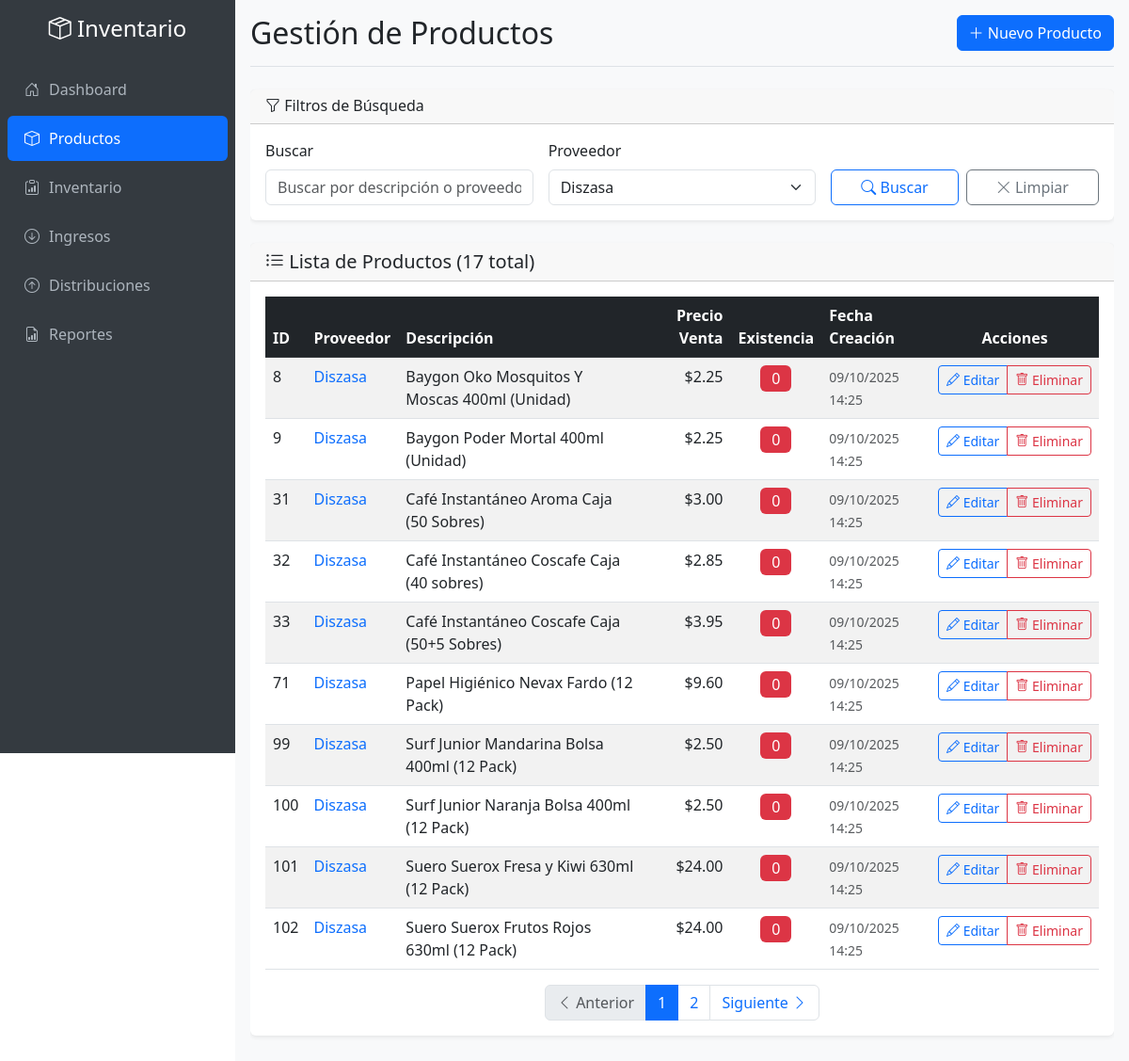
Page /productos.php?proveedor=Diszasa on the committed database.
### tables this page shows
CREATE TABLE productos (
    id INT PRIMARY KEY AUTO_INCREMENT,
    proveedor VARCHAR(255) NOT NULL,
    descripcion TEXT NOT NULL,
    precio_compra DECIMAL(10,2) DEFAULT 0.00 COMMENT 'Último precio de compra registrado',
    precio_venta DECIMAL(10,2) NOT NULL,
    existencia INT DEFAULT 0,
    margen_ganancia DECIMAL(5,2) AS (
        CASE 
            WHEN precio_compra > 0 THEN ((precio_venta - precio_compra) / precio_compra * 100)
            ELSE 0
        END
    ) STORED COMMENT 'Margen de ganancia en porcentaje (calculado automáticamente)',
    fecha_creacion TIMESTAMP DEFAULT CURRENT_TIMESTAMP,
    fecha_actualizacion TIMESTAMP DEFAULT CURRENT_TIMESTAMP ON UPDATE CURRENT_TIMESTAMP,
    INDEX idx_proveedor (proveedor),
    INDEX idx_existencia (existencia)
);

### productos.php (the view, shortened to what this page needs)
<?php
$database = new Database();
$db = $database->getConnection();
$page = isset($_GET['page']) ? (int)$_GET['page'] : 1;
$limit = 10;
$offset = ($page - 1) * $limit;
$search = isset($_GET['search']) ? $_GET['search'] : '';
$proveedor_filter = isset($_GET['proveedor']) ? $_GET['proveedor'] : '';
$where_conditions = [];
$params = [];
if (!empty($proveedor_filter)) {
    $where_conditions[] = "proveedor = ?";
    $params[] = $proveedor_filter;
}
$where_clause = !empty($where_conditions) ? "WHERE " . implode(" AND ", $where_conditions) : "";
$count_query = "SELECT COUNT(*) as total FROM productos $where_clause";
$stmt_count = $db->prepare($count_query);
$stmt_count->execute($params);
$total_productos = $stmt_count->fetch()['total'];
$total_pages = ceil($total_productos / $limit);
$query = "SELECT * FROM productos $where_clause ORDER BY fecha_creacion DESC LIMIT $limit OFFSET $offset";
$stmt = $db->prepare($query);
$stmt->execute($params);
$productos = $stmt->fetchAll();
$stmt_proveedores = $db->prepare("SELECT DISTINCT proveedor FROM productos ORDER BY proveedor");
$stmt_proveedores->execute();
$proveedores = $stmt_proveedores->fetchAll();
?>
<!DOCTYPE html>
<html lang="es">
<head>
    <link href="https://cdn.jsdelivr.net/npm/bootstrap@5.3.0/dist/css/bootstrap.min.css" rel="stylesheet">
    <link href="https://cdn.jsdelivr.net/npm/bootstrap-icons@1.10.0/font/bootstrap-icons.css" rel="stylesheet">
</head>
<body>
    <div class="app-container">
        <nav class="sidebar" id="sidebar">
            <div class="pt-3">
                <div class="text-center mb-4">
                    <h4 class="text-white d-none d-lg-block">
                        <i class="bi bi-box-seam"></i> Inventario
                    </h4>
                </div>
                <ul class="nav flex-column">
                    <li class="nav-item">
                        <a class="nav-link" href="index.php">
                            <i class="bi bi-house-door"></i> Dashboard
                        </a>
                    </li>
                    <li class="nav-item">
                        <a class="nav-link active" href="productos.php">
                            <i class="bi bi-box"></i> Productos
                        </a>
                    </li>
                    <li class="nav-item">
                        <a class="nav-link" href="inventario.php">
                            <i class="bi bi-clipboard-data"></i> Inventario
                        </a>
                    </li>
                    <li class="nav-item">
                        <a class="nav-link" href="ingresos.php">
                            <i class="bi bi-arrow-down-circle"></i> Ingresos
                        </a>
                    </li>
                    <li class="nav-item">
                        <a class="nav-link" href="distribuciones.php">
                            <i class="bi bi-arrow-up-circle"></i> Distribuciones
                        </a>
                    </li>
                    <li class="nav-item">
                        <a class="nav-link" href="reportes.php">
                            <i class="bi bi-file-earmark-bar-graph"></i> Reportes
                        </a>
                    </li>
                </ul>
            </div>
        </nav>
        <main class="main-content">
            <div class="content-wrapper">
                <div class="d-flex justify-content-between flex-wrap align-items-center mb-4 pb-3 border-bottom">
                    <h1 class="h2 mb-0">Gestión de Productos</h1>
                    <button type="button" class="btn btn-primary" data-bs-toggle="modal" data-bs-target="#modalProducto">
                        <i class="bi bi-plus-lg"></i>
                        <span class="d-none d-sm-inline">Nuevo Producto</span>
                    </button>
                </div>
                <div class="card mb-4 animate-in">
                    <div class="card-header">
                        <h6 class="mb-0">
                            <i class="bi bi-funnel"></i> Filtros de Búsqueda
                        </h6>
                    </div>
                    <div class="card-body">
                        <form method="GET" class="row g-3">
                            <div class="col-md-4">
                                <label for="search" class="form-label">Buscar</label>
                                <input type="text" class="form-control" id="search" name="search"
                                       value="<?php echo htmlspecialchars($search); ?>"
                                       placeholder="Buscar por descripción o proveedor...">
                            </div>
                            <div class="col-md-4">
                                <label for="proveedor" class="form-label">Proveedor</label>
                                <select class="form-select" id="proveedor" name="proveedor">
                                    <?php foreach ($proveedores as $proveedor): ?>
                                        <option value="<?php echo htmlspecialchars($proveedor['proveedor']); ?>"
                                                <?php echo $proveedor_filter == $proveedor['proveedor'] ? 'selected' : ''; ?>>
                                            <?php echo htmlspecialchars($proveedor['proveedor']); ?>
                                        </option>
                                    <?php endforeach; ?>
                                </select>
                            </div>
                            <div class="col-md-4 d-flex align-items-end gap-2">
                                <button type="submit" class="btn btn-outline-primary flex-fill">
                                    <i class="bi bi-search"></i>
                                    <span class="d-none d-sm-inline">Buscar</span>
                                </button>
                                <a href="productos.php" class="btn btn-outline-secondary flex-fill">
                                    <i class="bi bi-x-lg"></i>
                                    <span class="d-none d-sm-inline">Limpiar</span>
                                </a>
                            </div>
                        </form>
                    </div>
                </div>
                <div class="card animate-in">
                    <div class="card-header">
                        <h5 class="card-title mb-0">
                            <i class="bi bi-list-ul"></i>
                            Lista de Productos (<?php echo number_format($total_productos); ?> total)
                        </h5>
                    </div>
                    <div class="card-body">
                        <?php if (count($productos) > 0): ?>
                            <div class="table-responsive">
                                <table class="table table-striped table-hover mb-0">
                                    <thead class="table-dark">
                                        <tr>
                                            <th>ID</th>
                                            <th>Proveedor</th>
                                            <th>Descripción</th>
                                            <th class="text-end">Precio Venta</th>
                                            <th class="text-center">Existencia</th>
                                            <th class="d-none d-md-table-cell">Fecha Creación</th>
                                            <th class="table-actions text-center">Acciones</th>
                                        </tr>
                                    </thead>
                                    <tbody>
                                        <?php foreach ($productos as $producto): ?>
                                            <tr>
                                                <td class="fw-medium"><?php echo $producto['id']; ?></td>
                                                <td>
                                                    <span class="fw-medium text-primary">
                                                        <?php echo htmlspecialchars($producto['proveedor']); ?>
                                                    </span>
                                                </td>
                                                <td>
                                                    <span title="<?php echo htmlspecialchars($producto['descripcion']); ?>">
                                                        <?php echo htmlspecialchars($producto['descripcion']); ?>
                                                    </span>
                                                </td>
                                                <td class="text-end fw-medium">
                                                    $<?php echo number_format($producto['precio_venta'], 2); ?>
                                                </td>
                                                <td class="text-center">
                                                    <span class="badge fs-6 <?php echo $producto['existencia'] == 0 ? 'bg-danger' : ($producto['existencia'] < 10 ? 'bg-warning text-dark' : 'bg-success'); ?>">
                                                        <?php echo number_format($producto['existencia']); ?>
                                                    </span>
                                                </td>
                                                <td class="d-none d-md-table-cell text-muted">
                                                    <small><?php echo date('d/m/Y H:i', strtotime($producto['fecha_creacion'])); ?></small>
                                                </td>
                                                <td class="table-actions text-center">
                                                    <div class="btn-group" role="group">
                                                        <button type="button" class="btn btn-sm btn-outline-primary"
                                                                onclick="editarProducto(<?php echo htmlspecialchars(json_encode($producto)); ?>)"
                                                                title="Editar producto">
                                                            <i class="bi bi-pencil"></i>
                                                            <span class="d-none d-lg-inline"> Editar</span>
                                                        </button>
                                                        <button type="button" class="btn btn-sm btn-outline-danger"
                                                                onclick="eliminarProducto(<?php echo $producto['id']; ?>, '<?php echo htmlspecialchars($producto['descripcion']); ?>')"
                                                                title="Eliminar producto">
                                                            <i class="bi bi-trash"></i>
                                                            <span class="d-none d-lg-inline"> Eliminar</span>
                                                        </button>
                                                    </div>
                                                </td>
                                            </tr>
                                        <?php endforeach; ?>
                                    </tbody>
                                </table>
                            </div>
                            <?php if ($total_pages > 1): ?>
                                <nav aria-label="Navegación de productos" class="mt-3">
                                    <ul class="pagination justify-content-center mb-0">
                                        <li class="page-item <?php echo $page <= 1 ? 'disabled' : ''; ?>">
                                            <a class="page-link" href="?page=<?php echo $page - 1; ?>&search=<?php echo urlencode($search); ?>&proveedor=<?php echo urlencode($proveedor_filter); ?>">
                                                <i class="bi bi-chevron-left"></i>
                                                <span class="d-none d-sm-inline"> Anterior</span>
                                            </a>
                                        </li>
                                        <?php for ($i = max(1, $page - 2); $i <= min($total_pages, $page + 2); $i++): ?>
                                            <li class="page-item <?php echo $i == $page ? 'active' : ''; ?>">
                                                <a class="page-link" href="?page=<?php echo $i; ?>&search=<?php echo urlencode($search); ?>&proveedor=<?php echo urlencode($proveedor_filter); ?>"><?php echo $i; ?></a>
                                            </li>
                                        <?php endfor; ?>
                                        <li class="page-item <?php echo $page >= $total_pages ? 'disabled' : ''; ?>">
                                            <a class="page-link" href="?page=<?php echo $page + 1; ?>&search=<?php echo urlencode($search); ?>&proveedor=<?php echo urlencode($proveedor_filter); ?>">
                                                <span class="d-none d-sm-inline">Siguiente </span>
                                                <i class="bi bi-chevron-right"></i>
                                            </a>
                                        </li>
                                    </ul>
                                </nav>
                            <?php endif; ?>
                        <?php endif; ?>
                    </div>
                </div>
            </div>
        </main>
    </div>
</body>
</html>

### productos.php (style rules this page uses)
* { box-sizing: border-box; }
body { margin: 0; padding: 0; overflow-x: hidden; }
.app-container { display: flex; min-height: 100vh; width: 100%; }
.sidebar { background-color: #343a40; width: 250px; min-height: 100vh; position: fixed; top: 0; left: 0; z-index: 1000; overflow-y: auto; transition: transform 0.3s ease; }
.sidebar .nav-link { color: #adb5bd; padding: 0.75rem 1rem; border-radius: 0.375rem; margin: 0.125rem 0.5rem; display: flex; align-items: center; }
.sidebar .nav-link.active { color: #fff; background-color: #0d6efd; }
.sidebar .nav-link i { width: 20px; margin-right: 8px; text-align: center; }
.main-content { flex: 1; margin-left: 250px; min-height: 100vh; width: calc(100% - 250px); padding: 1rem; background-color: #f8f9fa; }
.table-actions { white-space: nowrap; }
.btn-sm { padding: 0.25rem 0.5rem; font-size: 0.875rem; }
.card { border: none; box-shadow: 0 0.125rem 0.25rem rgba(0, 0, 0, 0.075); margin-bottom: 1rem; }
.content-wrapper { width: 100%; max-width: 100%; overflow-x: auto; }
.animate-in { animation: slideIn 0.3s ease-out; }
.badge { font-weight: 500; padding: 0.375em 0.75em; }
.table-responsive { position: relative; }
.table-responsive::after { content: ''; position: absolute; top: 0; right: 0; bottom: 0; width: 20px; background: linear-gradient(to left, rgba(248,249,250,1) 0%, rgba(248,249,250,0) 100%); pointer-events: none; opacity: 0; transition: opacity 0.3s ease; }

### rows in the picture
productos: id "8", proveedor "Diszasa", descripcion "Baygon Oko Mosquitos Y Moscas 400ml (Unidad)", precio_venta "2.25", existencia "0", fecha_creacion "09/10/2025 14:25"
productos: id "9", proveedor "Diszasa", descripcion "Baygon Poder Mortal 400ml (Unidad)", precio_venta "2.25", existencia "0", fecha_creacion "09/10/2025 14:25"
productos: id "31", proveedor "Diszasa", descripcion "Café Instantáneo Aroma Caja (50 Sobres)", precio_venta "3.00", existencia "0", fecha_creacion "09/10/2025 14:25"
productos: id "32", proveedor "Diszasa", descripcion "Café Instantáneo Coscafe Caja (40 sobres)", precio_venta "2.85", existencia "0", fecha_creacion "09/10/2025 14:25"
productos: id "33", proveedor "Diszasa", descripcion "Café Instantáneo Coscafe Caja (50+5 Sobres)", precio_venta "3.95", existencia "0", fecha_creacion "09/10/2025 14:25"
productos: id "71", proveedor "Diszasa", descripcion "Papel Higiénico Nevax Fardo (12 Pack)", precio_venta "9.60", existencia "0", fecha_creacion "09/10/2025 14:25"
productos: id "99", proveedor "Diszasa", descripcion "Surf Junior Mandarina Bolsa 400ml (12 Pack)", precio_venta "2.50", existencia "0", fecha_creacion "09/10/2025 14:25"
productos: id "100", proveedor "Diszasa", descripcion "Surf Junior Naranja Bolsa 400ml (12 Pack)", precio_venta "2.50", existencia "0", fecha_creacion "09/10/2025 14:25"
productos: id "101", proveedor "Diszasa", descripcion "Suero Suerox Fresa y Kiwi 630ml (12 Pack)", precio_venta "24.00", existencia "0", fecha_creacion "09/10/2025 14:25"
productos: id "102", proveedor "Diszasa", descripcion "Suero Suerox Frutos Rojos 630ml (12 Pack)", precio_venta "24.00", existencia "0", fecha_creacion "09/10/2025 14:25"

### other values in the picture
$total_productos "17"
form field proveedor "Diszasa"
